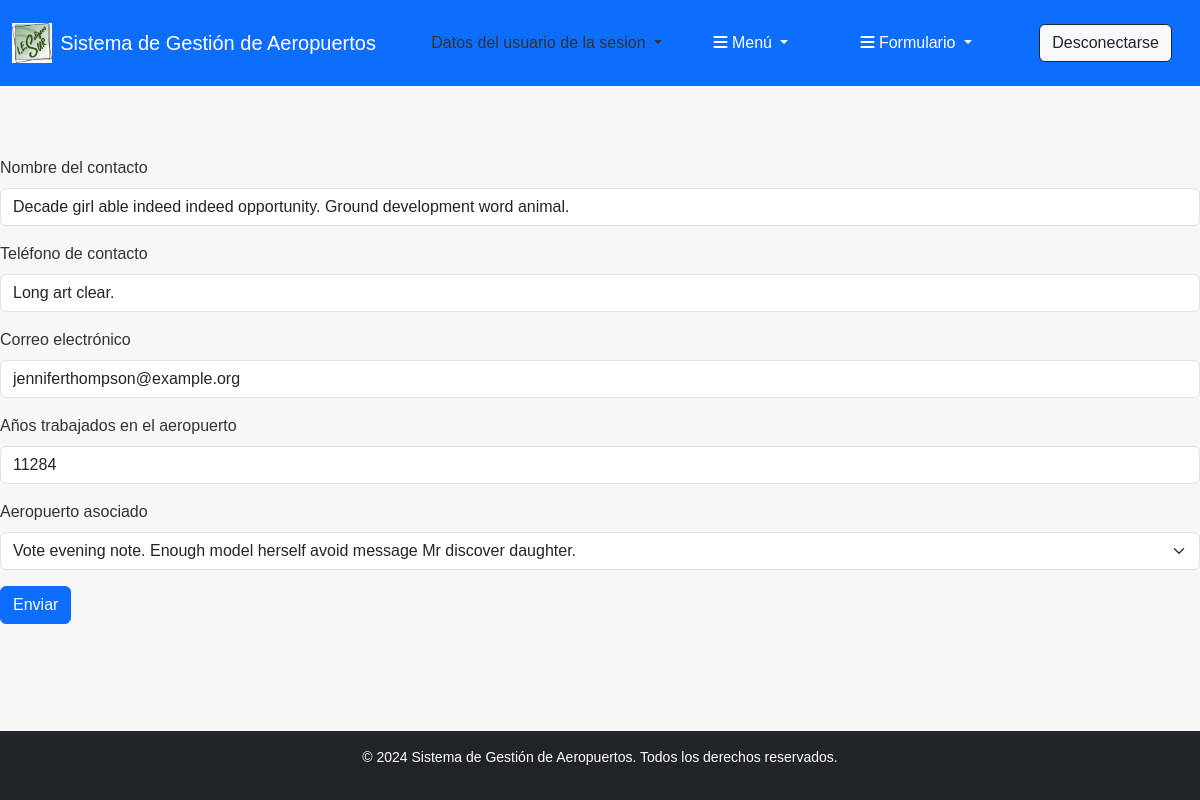
Screenshot of /contacto_aeropuerto/modificar/1 (signed in) with the database file from the repository.
### apaeropuerto/models.py (models this page shows, shortened)
class ContactoAeropuerto(models.Model):
    nombre_contacto = models.CharField(max_length=100)
    telefono_contacto = models.CharField(max_length=15, blank=True)
    email_contacto = models.EmailField(blank=True)
    años_trabajados = models.IntegerField(verbose_name="Años Trabajado", default=0)
    aeropuerto = models.OneToOneField(Aeropuerto, on_delete=models.CASCADE) #OneToOne

### apaeropuerto/views.py (the view, shortened to what this page needs)
# urls.py: path('contacto_aeropuerto/modificar/<int:contacto_id>', views.contacto_Aeropuert_modificar, name='contacto_Aeropuert_modificar'),
@permission_required('apaeropuerto.change_ContactoAeropuerto')
def contacto_Aeropuert_modificar(request,contacto_id):
    contacto = ContactoAeropuerto.objects.get(id=contacto_id)
    datosFormulario = None
    if request.method == "POST":
        datosFormulario = request.POST
    formulario = ContactoAeropuertoform(datosFormulario,instance = contacto)
    return render(request, 'Formularios/Contacto_Aeropuerto/modificar.html',{"formulario":formulario,"contacto":contacto})

### apaeropuerto/forms.py (shortened to what this page needs)
class ContactoAeropuertoform(ModelForm):
    class Meta:
        model=ContactoAeropuerto
        fields='__all__'
        labels = {
            "nombre_contacto": "Nombre del contacto",
            "telefono_contacto": "Teléfono de contacto",
            "email_contacto": "Correo electrónico",
            "años_trabajados": "Años trabajados en el aeropuerto",
            "aeropuerto": "Aeropuerto asociado",
        }
        widgets = {
            "nombre_contacto": forms.TextInput(attrs={
                "placeholder": "Introduce el nombre del contacto",
            }),
            "telefono_contacto": forms.TextInput(attrs={
                "placeholder": "Introduce el teléfono",
                "maxlength": 9,
            }),
            "email_contacto": forms.EmailInput(attrs={
                "placeholder": "Introduce el correo electrónico",
            }),
            "años_trabajados": forms.NumberInput(attrs={
                "placeholder": "Años trabajados",
                "min": 0,
            }),
            "aeropuerto": forms.Select(),
        }

### apaeropuerto/models.py (called while the page is built)
    def __str__(self):
        return self.nombre

### apaeropuerto/templates/Formularios/Contacto_Aeropuerto/modificar.html (shortened to what this page needs)
{% extends "Principal.html" %}
{% block contenido %}
{% load django_bootstrap5 %}
<form action = "{% url 'contacto_Aeropuert_modificar' contacto.id %}" method = "post">
    {% load django_bootstrap5 %}
    {% bootstrap_form formulario %}
    {% bootstrap_button "Enviar" button_type="submit" button_class="btn-primary" %}
</form>
{% endblock %}

### apaeropuerto/static/css/estilos.css (style rules this page uses)
html, body { margin: 0; padding: 0; min-height: 100%; display: flex; flex-direction: column; }
body { font-family: Arial, sans-serif; background-color: #f7f7f7; color: #333; flex: 1; }

### rows the page displays
ContactoAeropuerto: nombre_contacto "Decade girl able indeed indeed opportunity. Ground development word animal.", telefono_contacto "Long art clear.", email_contacto "jenniferthompson@example.org", años_trabajados "11284", aeropuerto "Vote evening note. Enough model herself avoid message Mr discover daughter."
